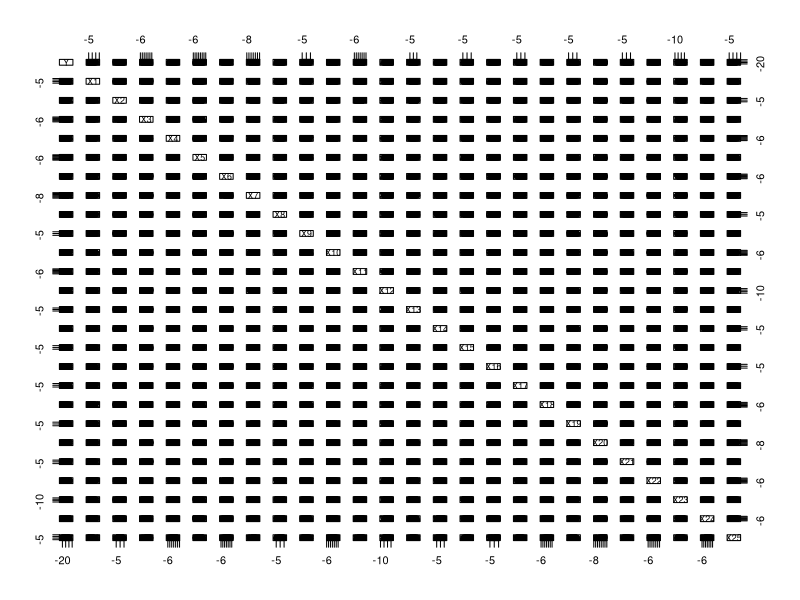
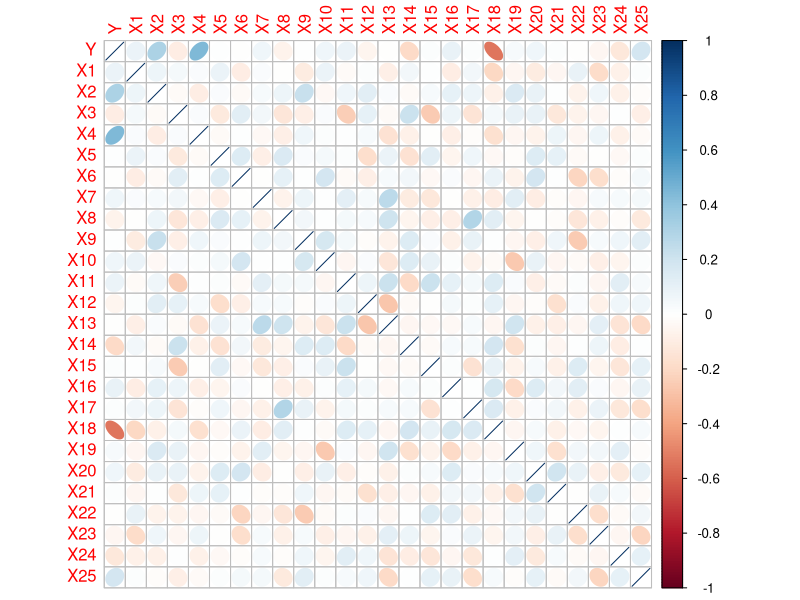
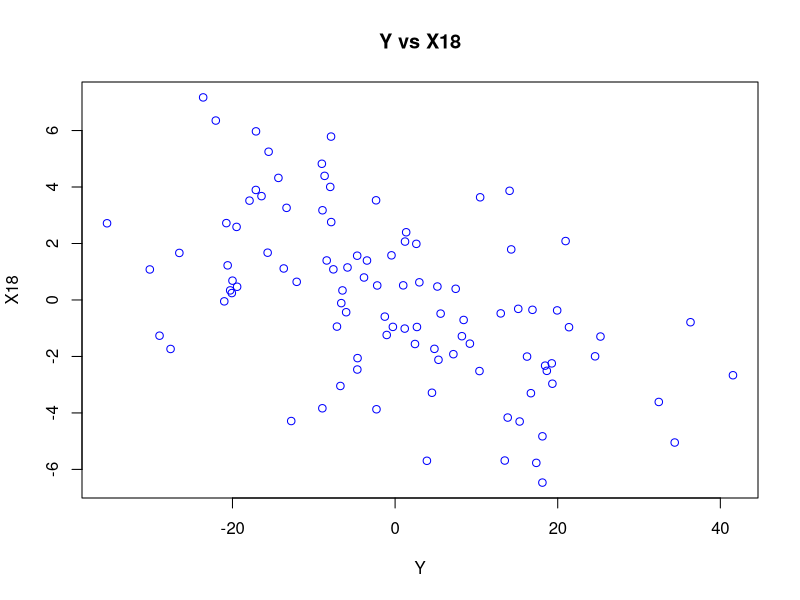
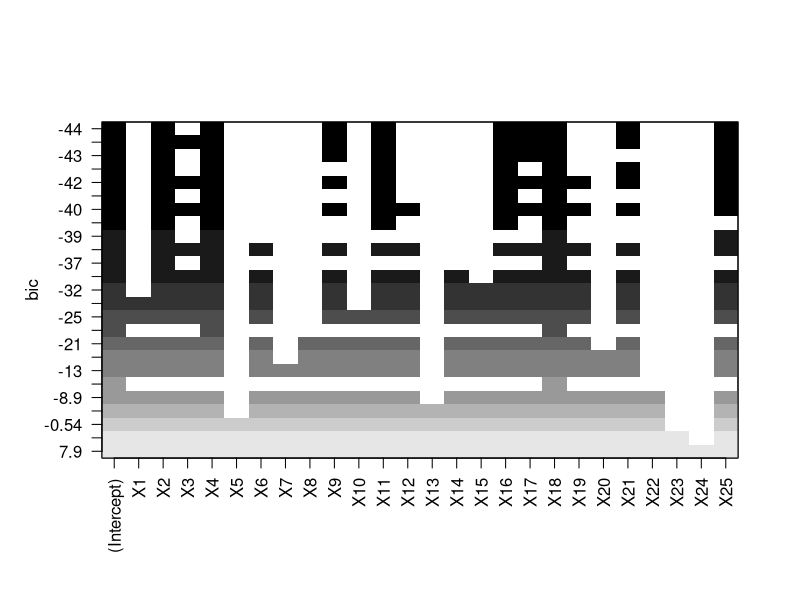

Recreate these plots in R, in order. (Note: this script raises an error after producing the figures.)
####################################################
#############      Set-up       ####################
####################################################
setwd("C:/Users/franc/OneDrive/Desktop/Corsi UNISA/Magistrale/1. Data Science/ESAME")  # usato per cambiare la directory di lavoro
dataset <- read.csv("RegressionDSDA250130.csv") # nella variabile dataset ora è contenuto il file .csv specificato come parametro
dim(dataset) # dimensioni del dataset, righe e colonne
head(dataset)  # Mostra le prime righe
names(dataset) # Restituisce i nomi delle voci contenute nel dataset
png("Scatterplot_Matrix.png", width=2400, height=2400); pairs(dataset); dev.off(); # Scatterplot Matrix

set.seed(30012025)
n <- nrow(dataset) # data size
p <- ncol(dataset)-1 # numero di regressori, -1 perché c'è la Y da non considerare

train_size <- floor(0.7 * n) # 70% rappresenta la percentuale di training del dataset
# Scegliamo un numero train_size casuale di numeri da 1 a n: questi rappresentano
# gli indici dei campioni del dataset che faranno parte del training-set
train_indices <- sample(seq_len(n), size = train_size)

train_set <- dataset[train_indices, ]
# Gli elementi i cui indici non sono parte del training-set verranno inseriti nel
# test-set per effettuare la predizione
test_set <- dataset[-train_indices, ] 

x_test = model.matrix(Y~., test_set)[,-1]
y_test = test_set$Y

###############################################
########### Valutazione correlazione ##########
###############################################
corDataset <- round(cor(dataset), digits =2)
View(corDataset)

# Plot della matrice di correlazione
library(corrplot)
png("corr_matrix.png", width=720, height=720)
corrplot(corDataset, method = 'ellipse')
dev.off()

# Si calcola la correlazione media
average_correlation <- mean(corDataset[lower.tri(corDataset, diag = FALSE)])
print("La correlazione media è:")
average_correlation

# Si valutano la correlazione massima e le correlazioni > 0.5 in valore assoluto
library(reshape2)
# si effettua una copia della matrice così da non modificare l'originale
mat_change_diag <- corDataset 
# si calcola il valore assoluto dei valori nella matrice copiata
mat_change_diag <- abs(mat_change_diag) 
# sulla matrice triangolare inferiore e sulla diagonale si settano come valori NA
mat_change_diag[lower.tri(mat_change_diag, diag = TRUE)] <- NA 
# converte la matrice in un data frame con tre colonne: Var1, Var2, e value
cor_melted <- melt(mat_change_diag, na.rm = TRUE) 
cor_vector <- setNames(cor_melted$value, paste(cor_melted$Var1, cor_melted$Var2, sep = "_"))

# stampa della massima correlazione
cor_vector[which.max(cor_vector)]
# la coppia a massima correlazione in valore assoluto è Y-X18
# con correlazione -0.54
# L'unica correlazione > 0.5 in valore assoluto è anche quella massima
cor_vector[cor_vector > 0.5] 

# scatterplot delle due variabili con correlazione maggiore
max_cor_vars <- strsplit(names(which.max(cor_vector)), "_")[[1]] # divido i nomi delle variabili
var1 <- max_cor_vars[1]
var2 <- max_cor_vars[2]
png("corrMax_scatterplot.png", width=720, height=720)
plot(dataset[[var1]], dataset[[var2]], 
     xlab = var1, 
     ylab = var2, 
     main = paste(var1, "vs", var2),
     col = "blue")
dev.off()

#####################################################
##############  Multicollinearità  ##################
#####################################################
library(car)
# Modello OLS per calcolare VIF
fit = lm(Y~., data=dataset) 
# misura la multicoll, non valuta variabili dipendenti nel calcolo
vif = vif(fit)

# stampa valori significativi
x_max_vif <- which.max(vif) 
vif_max   <- vif[x_max_vif]
x_min_vif <- which.min(vif)
vif_min   <- vif[x_min_vif]
vif_mean  <- mean(vif) 
vif_maggiori_5 <- vif[vif > 5]
print("Il numero di regressori con collinearità maggiore di 5 è:")
length(vif_maggiori_5) # nessuno
print("Massima collinearità:")
vif_max
print("Minima collinearità:")
vif_min
print("Collinearità media:")
vif_mean


###########################################################################
###############        Best Subset Selection (BSS)       ##################
###########################################################################
# importiamo le librerie utili per effettuare subsets selection
library(leaps)
library(boot)

print("BSS")
# Si effettua il fit con BSS (infatti non è stato specificato il parametro method) 
# con tutti i regressori da 1 a p
regfit.bss = regsubsets(Y~., data=train_set, nvmax=p)
bss_summary = summary(regfit.bss)
bss_summary

# i1)
###############
####  BIC  ####
###############
print("Modello a minimo BIC per Best Subset Selection:")
bss_min_bic_index <- which.min(bss_summary$bic); 
bss_min_bic_index # dimensione 9

# Il valore del BIC minimo è
min(bss_summary$bic)

# Coefficienti stimati con BSS basata su BIC
bss_bic_coefs <- coef(regfit.bss, id = bss_min_bic_index)
print("I ceofficienti stimati con BSS basata su BIC sono: ")
bss_bic_coefs

# i2) calcolo MSE di test con BSS basata su BIC
selected_vars.bss_bic <- names(bss_bic_coefs)[-1]  # variabili selezionate da BSS a minimo BIC
x_test_selected <- x_test[, selected_vars.bss_bic]
print("L'MSE di test stimato con BSS a minimo BIC è:")
mse.bss_bic <- mean((y_test - (cbind(1, x_test_selected) %*% bss_bic_coefs))^2);
mse.bss_bic

# Plot del BIC
png("BSS_BIC.png", width=720, height=720)
plot(regfit.bss,scale = "bic")
dev.off()

# ii1)
##########################################
##############   Backward   ##############
##########################################

print("Backward")
# si effettua il fit con backward stepwise
regfit.bwd = regsubsets(Y~., data=train_set, nvmax=p, method="backward")
bwd_summary = summary(regfit.bwd);
bwd_summary

########################################
####  k-fold Cross Validation (k=5) ####
########################################
# Non c'è un metodo "predict()" in regsubsets dunque lo creiamo noi 
predict.regsubsets = function(object,newdata,id,...){ # ... <-> ellipsis
  form = as.formula(object$call[[2]])
  mat = model.matrix(form, newdata)
  coefi = coef(object, id=id) # estrae i coefficienti del modello specificato da id.
  xvars = names(coefi)
  mat[,xvars]%*%coefi
}

# cross-validation fatta con regsubsets
k = 5
folds = sample(1:k,nrow(train_set),replace=TRUE)
# creiamo una matrice nella quale si memorizzeranno tutti gli errori di cross validation
cv.errors.bwd = matrix(NA,k,p, dimnames=list(NULL, paste(1:p))) 
# Ciclo per la cross-validation
for(j in 1:k){ # itera sui fold
  # si considera come training set il j-esimo fold con metodo backward
  best.fit = regsubsets(Y~., data=train_set[folds!=j,], nvmax=p, method="backward")
  for(i in 1:p){
    pred = predict(best.fit, train_set[folds==j,], id=i)
    cv.errors.bwd[j,i] = mean((train_set$Y[folds==j]-pred)^2) # MSE
  }
}
# Calcolo la media degli MSE per ogni modello
mean.cv.errors.bwd=colMeans(cv.errors.bwd) 
# Plot dimensione-mse
png("bwd_cverr.png", width=720, height=720)
par(mfrow=c(1,1))
plot(mean.cv.errors.bwd, type="b")
dev.off()

# Modello che minimizza l'MSE di test
optimal_model <- which.min(mean.cv.errors.bwd)
print("Modello scelto per 5-fold cross-validation con backward:")
optimal_model # dimensione 13
# Minimo MSE stimato con CV
min(mean.cv.errors.bwd)

# Fit con tutto il training-set per stimare i coefficienti ottimo
reg.best.bwd = regsubsets(Y~., data=train_set, nvmax=p, method="backward")

# Calcolo coefficienti del modello ottimo con 5-fold CV 
bwd_cv_coefs <- coef(reg.best.bwd, id = optimal_model) 
print("Coefficienti stimati del modello ottimo con 5-fold CV:");
bwd_cv_coefs

# ii2)
# calcolo mse di test con backward che utilizza 5-fold cross validation 
selected_vars.bwd_cv <- names(bwd_cv_coefs)[-1]  # variabili selezionate da CV
x_test_selected <- x_test[, selected_vars.bwd_cv]
mse.bwd_cv <- mean((y_test - (cbind(1, x_test_selected) %*% bwd_cv_coefs))^2);
print("MSE di test stimato con backward che utilizza 5-fold cross validation:")
mse.bwd_cv

# iii1)
###################################################################
###############      Ridge regression         #####################
###################################################################
print("Ridge regression")
library(glmnet)

x = model.matrix(Y~., train_set)[,-1] # x di training tranne intercetta
y = train_set$Y

# ridge regression model
ridge.mod = glmnet(x, y, alpha=0)

# Cross-validation 
cv.out.ridge = cv.glmnet(x, y, alpha=0)

# fit con lambda che minimizza MSE per Ridge
bestlam.ridge <- cv.out.ridge$lambda.min

print("Valore migliore di lambda per Ridge regression:")
bestlam.ridge
ridge.final = glmnet(x, y, alpha=0, lambda=bestlam.ridge)
print("Coefficienti stimati con Ridge regression con lambda migliore:")
ridge.coef = predict(ridge.final, type="coefficients"); 
ridge.coef

# Plot che mostra i coefficienti al variare di lambda con Ridge regression
library(plotmo)
png("Ridge_coeff.png", width=720, height=720)
plot_glmnet(ridge.mod)
mtext("Ridge", font=2, line=-1.5)
# è stata aggiunta sul grafico una linea tratteggiata per la miglior lambda
abline(v=log(bestlam.ridge), col="blue", lty=2) 
dev.off()

# iii2)
# calcolo MSE di test per Ridge
ridge.pred = predict(ridge.final, s=bestlam.ridge, newx=x_test)
mse.ridge <- mean((ridge.pred-y_test)^2);
print("MSE di test stimato con Ridge regression:")
mse.ridge

# iv1)
###################################################################
###############      LASSO regression         #####################
###################################################################
print("Lasso")

# LASSO regression model
lasso.mod = glmnet(x, y, alpha=1)

# Cross-validation 
cv.out.lasso = cv.glmnet(x, y, alpha=1)

# fit con lambda che minimizza MSE per Lasso
bestlam.lasso <- cv.out.lasso$lambda.min
print("Valore migliore di lambda per LASSO regression:")
bestlam.lasso

lasso.final = glmnet(x, y, alpha=1, lambda=bestlam.lasso)
lasso.coef = predict(lasso.final, type="coefficients"); 
# Viene effettuata variable selection, 6 predittori hanno coefficiente nullo
print("Coefficienti stimati con LASSO regression con lambda migliore:")
lasso.coef
# Regressori scartati da LASSO
print("Regressori scartati da LASSO regression:")
names(lasso.coef[which(lasso.coef == 0),])

# Plot che mostra i coefficienti al variare di lambda con Lasso regression
library(plotmo)
png("Lasso_coeff.png", width=720, height=720)
plot_glmnet(lasso.mod)
mtext("Lasso", font=2, line=-1.5)
# è stata aggiunta sul grafico una linea tratteggiata per la miglior lambda
abline(v=log(bestlam.lasso), col="blue", lty=2)
dev.off()

# iv2) calcolo MSE di test con Lasso
lasso.pred = predict(lasso.final, s=bestlam.lasso, newx=x_test)
print("MSE di test stimato con LASSO regression:")
mse.lasso <- mean((lasso.pred-y_test)^2); 
mse.lasso

##############################################################
###########    Confronto tra le strategie         ############
##############################################################
# Si crea un vettore con i vari MSE di test calcolati in precedenza
mse_values <- setNames(
  c(mse.bss_bic, mse.bwd_cv, mse.lasso, mse.ridge),
  c("bss_bic", "bwd_cv", "lasso", "ridge")
); mse_values
model_min_mse <- mse_values[which.min(mse_values)]; # si seleziona il min
print("Il modello che minimizza l'MSE di test è")
model_min_mse
model_min_mse <- names(model_min_mse)

###
if (model_min_mse == "lasso") {
  print("Lasso è la strategia migliore")
  # si crea la matrice di design su tutto il dataset
  x = model.matrix(Y~., dataset)[,-1]
  y = dataset$Y
  
  # si effettua la cross validation per la valutazione della migliore lambda
  cv.out = cv.glmnet(x, y, alpha=1)
  bestlam <- cv.out$lambda.min
  # fit con Lasso regression con la migliore lambda
  lasso.final = glmnet(x, y, alpha=1, lambda=bestlam)
  
  lasso.coef = predict(lasso.final, type="coefficients")
  print("Ecco i regressori scelti e i rispettivi coefficienti:")
  print(lasso.coef)
} else if (model_min_mse == "ridge") {
  print("Ridge regression è la strategia migliore")
  # si crea la matrice di design su tutto il dataset
  x = model.matrix(Y~., dataset)[,-1]
  y = dataset$Y
  
  # si effettua la cross validation per la valutazione della migliore lambda
  cv.out = cv.glmnet(x, y, alpha=0)
  bestlam <- cv.out$lambda.min
  # fit con Ridge regression con la migliore lambda
  ridge.final = glmnet(x, y, alpha=0, lambda=bestlam)
  
  ridge.coef = predict(ridge.final, type="coefficients")
  print("Ecco i regressori scelti e i rispettivi coefficienti:")
  print(ridge.coef)
} else {
  # plotting di Cp, AIC, BIC ed adjusted R^2 per lo stepwise selezionato
  if (grepl("bwd", model_min_mse)) {
    method_selected <- bwd_summary
    print("Backward è la strategia migliore. Ecco i regressori scelti e i relativi coefficienti:")
    bwd_cv_coefs
  } else if (grepl("bss", model_min_mse)) {
    method_selected <- bss_summary
    print("Best Subsets Selection è la strategia migliore. Ecco i regressori scelti e i relativi coefficienti:")
    bss_bic_coefs
  }
  
  png("bestmethod_CpBICAdjr2.png", width=720, height=720)
  par(mfrow=c(2,2))
  
  plot(method_selected$rss, xlab="Number of Variables ", ylab="RSS", type="l")
  points(which.min(method_selected$rss),min(method_selected$rss),col="red",cex=2,pch=20)
  
  plot(method_selected$adjr2, xlab="Number of Variables ", ylab="Adjusted RSq", type="l")
  points(which.max(method_selected$adjr2),max(method_selected$adjr2),col="red",cex=2,pch=20)
  
  plot(method_selected$cp, xlab="Number of Variables ", ylab="Cp", type="l")
  points(which.min(method_selected$cp ),min(method_selected$cp),col="red",cex=2,pch=20)
  
  plot(method_selected$bic, xlab="Number of Variables ",ylab="BIC",type="l")
  points(which.min(method_selected$bic),min(method_selected$bic), col = "red", cex = 2, pch = 20)
  dev.off()
}
